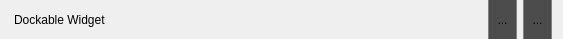
<?xml version="1.0" encoding="UTF-8"?>
<ui version="4.0">
 <class>dockableTitle</class>
 <widget class="QWidget" name="dockableTitle">
  <property name="geometry">
   <rect>
    <x>0</x>
    <y>0</y>
    <width>563</width>
    <height>39</height>
   </rect>
  </property>
  <property name="windowTitle">
   <string>Form</string>
  </property>
  <property name="autoFillBackground">
   <bool>false</bool>
  </property>
  <property name="styleSheet">
   <string notr="true">QToolButton {
    border: none;
    border-left: 1px solid gray;
    border-right: 1px solid gray;
    background-color: #4C4C4C;
	padding-left: 4px;
	padding-right: 4px;
}

QLabel {
	margin-top: 2px;
	margin-bottom: 2px;
}

QToolButton::hover {
   background-color: gray;
}

DockableTitle {
   border-top-left-radius: 4px;
   border-top-right-radius: 4px;
   border-bottom-left-radius: 0;
   border-bottom-right-radius: 0;
   background-color: #2D2D2D;
}

DockableTitle[dark=&quot;false&quot;] {
   background-color: rgb(181, 181, 181);
}

DockableTitle[dark=&quot;false&quot;] QToolButton {
   background-color: silver;
}

DockableTitle[dark=&quot;false&quot;] QToolButton::hover {
   background-color: rgb(150, 150, 150);
}</string>
  </property>
  <layout class="QHBoxLayout" name="horizontalLayout">
   <property name="topMargin">
    <number>0</number>
   </property>
   <property name="bottomMargin">
    <number>0</number>
   </property>
   <item>
    <widget class="QLabel" name="lblTitle">
     <property name="text">
      <string>Dockable Widget</string>
     </property>
    </widget>
   </item>
   <item>
    <widget class="QToolButton" name="btnFloating">
     <property name="sizePolicy">
      <sizepolicy hsizetype="Fixed" vsizetype="Expanding">
       <horstretch>0</horstretch>
       <verstretch>0</verstretch>
      </sizepolicy>
     </property>
     <property name="styleSheet">
      <string notr="true"/>
     </property>
     <property name="text">
      <string>...</string>
     </property>
     <property name="icon">
      <iconset resource="../resources/images.qrc">
       <normaloff>:/images/dockable_undock.png</normaloff>:/images/dockable_undock.png</iconset>
     </property>
     <property name="iconSize">
      <size>
       <width>12</width>
       <height>12</height>
      </size>
     </property>
     <property name="toolButtonStyle">
      <enum>Qt::ToolButtonStyle::ToolButtonFollowStyle</enum>
     </property>
    </widget>
   </item>
   <item>
    <widget class="QToolButton" name="btnClose">
     <property name="sizePolicy">
      <sizepolicy hsizetype="Fixed" vsizetype="Expanding">
       <horstretch>0</horstretch>
       <verstretch>0</verstretch>
      </sizepolicy>
     </property>
     <property name="styleSheet">
      <string notr="true"/>
     </property>
     <property name="text">
      <string>...</string>
     </property>
     <property name="icon">
      <iconset resource="../resources/images.qrc">
       <normaloff>:/images/dockable_close.png</normaloff>:/images/dockable_close.png</iconset>
     </property>
     <property name="iconSize">
      <size>
       <width>12</width>
       <height>12</height>
      </size>
     </property>
     <property name="toolButtonStyle">
      <enum>Qt::ToolButtonStyle::ToolButtonFollowStyle</enum>
     </property>
    </widget>
   </item>
  </layout>
 </widget>
 <resources>
  <include location="../resources/images.qrc"/>
 </resources>
 <connections>
  <connection>
   <sender>btnFloating</sender>
   <signal>clicked()</signal>
   <receiver>dockableTitle</receiver>
   <slot>floatingClicked()</slot>
   <hints>
    <hint type="sourcelabel">
     <x>520</x>
     <y>19</y>
    </hint>
    <hint type="destinationlabel">
     <x>500</x>
     <y>12</y>
    </hint>
   </hints>
  </connection>
  <connection>
   <sender>btnClose</sender>
   <signal>clicked()</signal>
   <receiver>dockableTitle</receiver>
   <slot>closeClicked()</slot>
   <hints>
    <hint type="sourcelabel">
     <x>543</x>
     <y>32</y>
    </hint>
    <hint type="destinationlabel">
     <x>528</x>
     <y>29</y>
    </hint>
   </hints>
  </connection>
 </connections>
 <slots>
  <slot>floatingClicked()</slot>
  <slot>closeClicked()</slot>
 </slots>
</ui>
